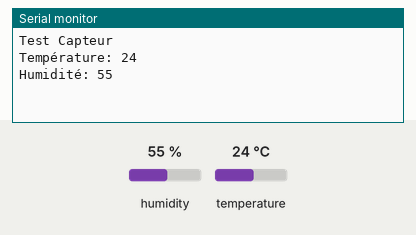
Bench run of a sketch on a simulated Arduino Uno, built with avr-gcc and run on an emulated ATmega328P. Shown: the last lines printed to the serial monitor. Wiring (inferred from the names in the program): 24Cxx EEPROM at I2C address 0x50. The test bench sets the inputs (shaded band); at power-on: humidity 55 %, temperature 24 °C. EEPROM starts erased.

Above: at 2.8 s.
2.9 s: humidity set to 22 %
At 3.6 s:
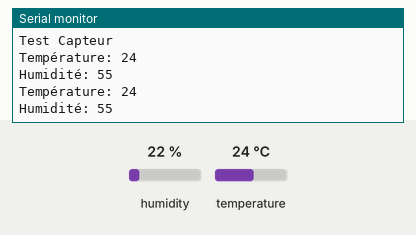
5.7 s: temperature set to 12 °C
At 8.1 s:
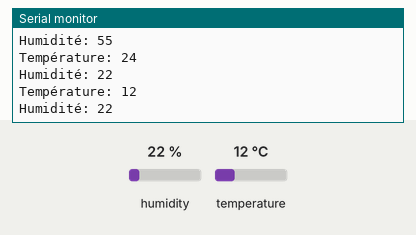
8.5 s: humidity set to 40 %
At 12.7 s:
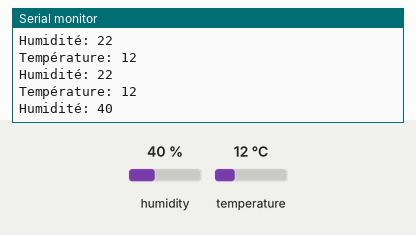
Timing chart, 0 to 14.2 s (numbered marks = the images above; inputs shaded):
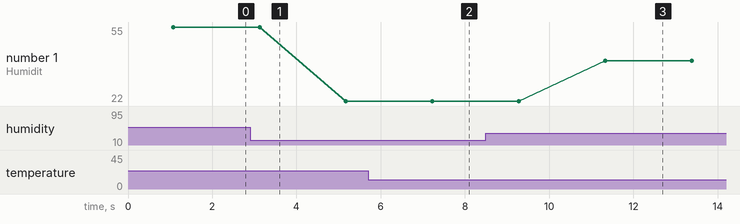

Measured:
- after the input at 5.7 s, the serial monitor: prints a new line after 1.5 s (image 2)
- after the input at 8.5 s, the serial monitor: prints a new line after 2.8 s (image 3)
- plotted number 1: 55 → 22 after the input at 2.9 s, 22 → 40 after the input at 8.5 s

The sketch:

test2_temp.ino
```cpp
#include <Adafruit_AM2315.h>
#include <Wire.h>
#define disk1 0x50    //Address of 24LC256 eeprom chip

unsigned int address = 0;
unsigned int address1 = 1;

Adafruit_AM2315 am2315;

void setup() {

  Serial.begin(9600);
  Wire.begin();
  Serial.println("Test Capteur");

  if (! am2315.begin()) {
     Serial.println("Capteur non trouvé, vérifier le cablâge et les résistances");
     while (1);
  }
}

void loop() {
  float temp = am2315.readTemperature();
  float humidity = am2315.readHumidity();
  //Serial.print("Humidité: "); Serial.println(humidity);
  //Serial.print("Température: "); Serial.println(am2315.readTemperature());
  delay(1000);
  writeEEPROM(disk1, address1, temp);
  writeEEPROM(disk1, address, humidity);
  Serial.print("Température: "); Serial.println(readEEPROM(disk1, address1), DEC);
  Serial.print("Humidité: "); Serial.println(readEEPROM(disk1, address), DEC);
  delay(1000);
}

void writeEEPROM(int deviceaddress, unsigned int eeaddress, byte data )
{
  Wire.beginTransmission(deviceaddress);
  Wire.write((int)(eeaddress >> 8));   // MSB
  Wire.write((int)(eeaddress & 0xFF)); // LSB
  Wire.write(data);
  Wire.endTransmission();

  delay(5);
}

byte readEEPROM(int deviceaddress, unsigned int eeaddress )
{
  byte rdata = 0xFF;

  Wire.beginTransmission(deviceaddress);
  Wire.write((int)(eeaddress >> 8));   // MSB
  Wire.write((int)(eeaddress & 0xFF)); // LSB
  Wire.endTransmission();

  Wire.requestFrom(deviceaddress, 1);

  if (Wire.available()) rdata = Wire.read();

  return rdata;
}
```
